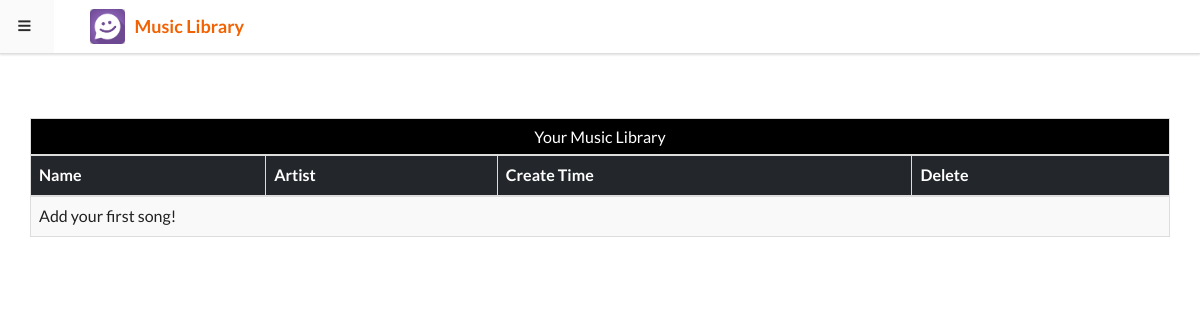
The page /home (signed in) on the database as committed earlier.
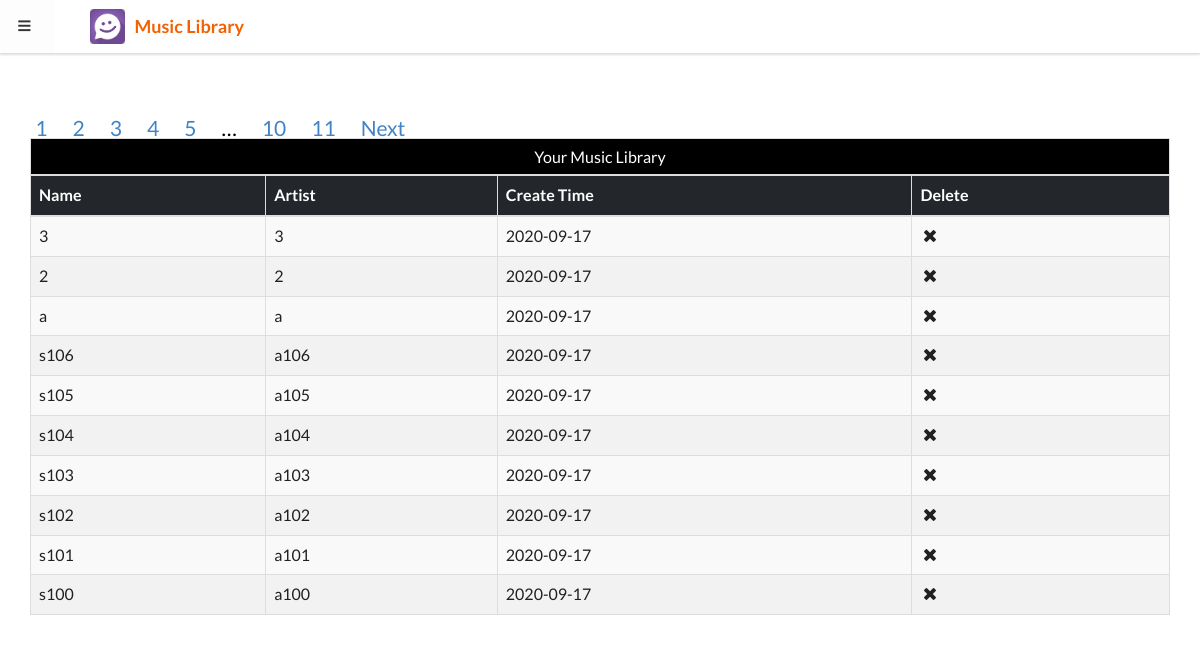
The same page on the database as committed later.
### mlibrary/models.py (models this page shows)
class Song(db.Model):
    id = db.Column(db.Integer, primary_key=True)
    name = db.Column(db.String(30), nullable=False)
    artist = db.Column(db.String(30), nullable=False)
    createTime = db.Column(db.DateTime, default=datetime.utcnow, index=True)
    user_id =  db.Column(db.Integer, db.ForeignKey('user.id',ondelete="CASCADE"))

### mlibrary/blueprints/song.py (the view)
@song_bp.route('/home')
@song_bp.route('/home/page1/<int:page1>')
@song_bp.route('/home/page2/<int:page2>')
def home(page1=1,page2=1):
    if current_user.is_authenticated:
        if current_user.is_admin:
            q1 = db.session.query(Song.name, Song.artist, db.func.count(Song.user_id)).group_by(Song.name, Song.artist).order_by(
                    Song.name.asc()
                ).paginate(page1, per_page=10)
            q2 = db.session.query(Song.artist, db.func.count(db.distinct(Song.user_id))).group_by(Song.artist, Song.user_id).order_by(
                    Song.artist.asc()
                ).paginate(page2, per_page=10)
            table1 = [[q[0], q[1],q[2]] for q in q1.items]
            table2 = [[q[0], q[1]] for q in list(set(q2.items))]
            return render_template('song/admin_home.html', table1=table1, table2=table2,q1=q1,q2=q2)
        else:
            try:
                song_list = Song.query.filter_by(user_id=current_user.id).order_by(
                    Song.createTime.desc()
                ).paginate(page1, per_page=10)
            except db.OperationalError:
                db.flash("No songs in the library.")
                song_list = None
            songs = song_list.items
            allsongs = [[song.name, song.artist, song.createTime.strftime('%Y-%m-%d')] for song in songs]
            return render_template(
                'song/user_home.html',
                song_list=song_list, songs=allsongs
            )
    else:
        return render_template('auth/login.html')

### mlibrary/extensions.py (called while the page is built)
@login_manager.user_loader
def load_user(user_id):
    from mlibrary.models import User
    return User.query.get(int(user_id))

### mlibrary/models.py (called while the page is built)
    @property
    def is_admin(self):
        return self.nickname == current_app.config['ADMIN']

### mlibrary/templates/song/user_home.html (shortened to what this page needs)
{% extends 'base.html' %}
{% block content %}
    <div class="pusher">
        <div class="chat-box">
                {% include 'song/library.html' %}
        </div>
    </div>
{% endblock %}

### mlibrary/templates/base.html (shortened to what this page needs)
<html>
<head>
    {% block head %}
   	<link rel="stylesheet" href="https://cdn.staticfile.org/twitter-bootstrap/3.3.7/css/bootstrap.min.css">
        <link rel="stylesheet" href="{{ url_for('static', filename='css/style.css') }}">
        <link rel="stylesheet" href="{{ url_for('static', filename='semantic-ui/semantic.min.css') }}">
    {% endblock %}
</head>
<body>
{% block nav %}
    <div class="ui top fixed borderless menu">
        <a class="item" id="toggle-sidebar">
                <i class="sidebar icon"></i>
            </a>
        <a class="item catchat" href="{{ url_for('song.index') }}">
            <img src="{{ url_for('static', filename='logo.png') }}">
            <span>Music Library</span>
        </a>
    </div>
{% endblock %}
{% block content %}
{% endblock %}
</body>
</html>

### mlibrary/templates/song/library.html (shortened to what this page needs)
     {% if current_user.is_admin %}
<div class="pusher">
        <div class="chat-box">
    <div class="container my-4">
    {% if q1.has_prev %}
<page>
    <a href="{{ url_for('song.home', page1=q1.prev_num) }}">Previous</a>
</page>
{% endif %}
{% for page_num in q1.iter_pages() %}
    {% if page_num %}
        {% if page_num != q1.page %}
            <page>
                <a href="{{ url_for('song.home', page1=page_num) }}">{{ page_num }}</a>
            </page>
        {% else %}
            <page >
                <a href="#">{{ page_num }}</a>
            </page>
        {% endif %}
   {% else %}
       <page>
           <span class="ellipsis" style="white-space; nowrap; overflow: hidden; text-overflow: ellipsis">…</span>
       </page>
   {% endif %}
{% endfor %}
{% if q1.has_next %}
<page>
    <a href="{{ url_for('song.home', page1=q1.next_num) }}">Next</a></page>
{% endif %}
        <table class="table table-striped table-bordered grid sortable" border="1" id="table1">
                <caption class="text-center" style="border: inherit; background-color: black;caption-side: top; color:white;">Library 1</caption>
            <thead class="thead-dark" style="background-color: #23272b">
                <tr>
                    <th style="color:white">Song Title</th>
                    <th style="color:white" >Artist</th>
                    <th style="color:white" >User Count</th>
                </tr>
            </thead>
            <tbody>
                {% for t in table1 %}
                <tr>
                    <td >
                        {{ t[0] }}</td>
                    <td >{{ t[1] }}</td>
                    <td >{{ t[2] }}</td>
                {% else %}
                <td colspan="9" align="center" id="createnosong">No data so far</td>
                {% endfor %}
            </tr>
            </tbody>
        </table>
    </div>
        </div>
</div>
  <div class="pusher" style="padding: 60px;">
        <div class="chat-box">
    <div class="container my-4">
    {% if q2.has_prev %}
<page>
    <a href="{{ url_for('song.home', page2=q2.prev_num) }}">Previous</a>
</page>
{% endif %}
{% for page_num in q2.iter_pages() %}
    {% if page_num %}
        {% if page_num != q2.page %}
            <page>
                <a href="{{ url_for('song.home', page2=page_num) }}">{{ page_num }}</a>
            </page>
        {% else %}
            <page >
                <a href="#">{{ page_num }}</a>
            </page>
        {% endif %}
   {% else %}
       <page>
           <span class="ellipsis" style="white-space; nowrap; overflow: hidden; text-overflow: ellipsis">…</span>
       </page>
   {% endif %}
{% endfor %}
{% if q2.has_next %}
<page>
    <a href="{{ url_for('song.home', page2=q2.next_num) }}">Next</a></page>
{% endif %}
      <table class="table table-striped table-bordered grid sortable" border="1" id="table2">
                <caption class="text-center" style="border: inherit; background-color: black;caption-side: top; color:white;">Library 2</caption>
            <thead class="thead-dark" style="background-color: #23272b">
                <tr>
                    <th style="color:white" >Artist</th>
                    <th style="color:white" >User Count</th>
                </tr>
            </thead>
            <tbody>
                {% for t in table2 %}
                <tr>
                    <td >
                        {{ t[0] }}</td>
                    <td >{{ t[1] }}</td>
                {% else %}
                <td colspan="9" align="center" id="createnosong">No data so far</td>
                {% endfor %}
            </tr>
            </tbody>
    </table>
    </div>
        </div>
</div>
     {% else %}
    <div class="pusher">
        <div class="chat-box">
    <div class="container my-4">
{% for page_num in song_list.iter_pages() %}
    {% if page_num %}
        {% if page_num != song_list.page %}
            <page>
                <a href="{{ url_for('song.home', page1=page_num) }}">{{ page_num }}</a>
            </page>
        {% else %}
            <page >
                <a href="#">{{ page_num }}</a>
            </page>
        {% endif %}
   {% else %}
       <page>
           <span class="ellipsis" style="white-space; nowrap; overflow: hidden; text-overflow: ellipsis">…</span>
       </page>
   {% endif %}
{% endfor %}
{% if song_list.has_next %}
<page>
    <a href="{{ url_for('song.home', page1=song_list.next_num) }}">Next</a></page>
{% endif %}
<table class="table table-striped table-bordered grid" border="1" id="userlibrary">
                <caption class="text-center" style="border: inherit; background-color: black;caption-side: top; color:white;">Your Music Library</caption>
            <thead class="thead-dark" style="background-color: #23272b">
                <tr>
                    <th style="color:white">Name</th>
                    <th style="color:white">Artist</th>
                    <th style="color:white">Create Time</th>
                    <th style="color:white">Delete</th>
                </tr>
            </thead>
            <tbody>
                {% for song in songs %}
                <tr>
                    <td >{{ song[0] }}</td>
                    <td>{{ song[1] }}</td>
                    <td>{{ song[2] }}</td>
                    <td><div class="item delete-song-button"
                         data-href="{{ url_for('song.deleteroom', song_id=song[3]) }}">
                        <i class="delete icon"></i>
            </div></td>
                    {% else %}
            <td colspan="7" align="center" id="createnosong">Add your first song!</td>
                {% endfor %}
            </tbody>
        </table>
</div>
</div>
</div>
{% endif %}

### mlibrary/static/css/style.css (style rules this page uses)
html, body { height: 100%; margin: 0; padding: 0; }
page { padding: .6em; padding-left: 0; width: 40em; margin: .5em; margin-left: 0; font-size: 12px; color: black; padding-left: 2px; padding: .1em .25em; font-size: 150%; }
table { border-spacing: 0; width: 100%; border: 1px solid #ddd; }
th { cursor: pointer; }
th, td { text-align: left; padding: 16px; }
tr:nth-child(even) { background-color: #f2f2f2 }
.catchat { margin-left: 20px; }
.catchat span { padding-left: 10px; font-weight: bold; font-size: 18px; color: #f26202; }
.chat-box { height: 100%; color: #a1a1a1; margin: 0; padding: 59px 0 90px; padding-bottom: 160px; }
td { border: 1px #DDD solid; padding: 5px; cursor: pointer; }

Rows that differ between the two databases and show on the page:
added Song: song "3", createTime "2020-09-17"
added Song: song "2", createTime "2020-09-17"
added Song: song "a", createTime "2020-09-17"
added Song: name "s106", artist "a106", createTime "2020-09-17"
added Song: name "s105", artist "a105", createTime "2020-09-17"
added Song: name "s104", artist "a104", createTime "2020-09-17"
added Song: name "s103", artist "a103", createTime "2020-09-17"
added Song: name "s102", artist "a102", createTime "2020-09-17"
added Song: name "s101", artist "a101", createTime "2020-09-17"
added Song: name "s100", artist "a100", createTime "2020-09-17"
Other text that changed with them:
new list line: "1"
new list line: "2"
new list line: "3"
new list line: "4"
new list line: "5"
new list line: "10"
new list line: "11"
text no longer shown: "Add your first song!"
text now shown: "Next"
